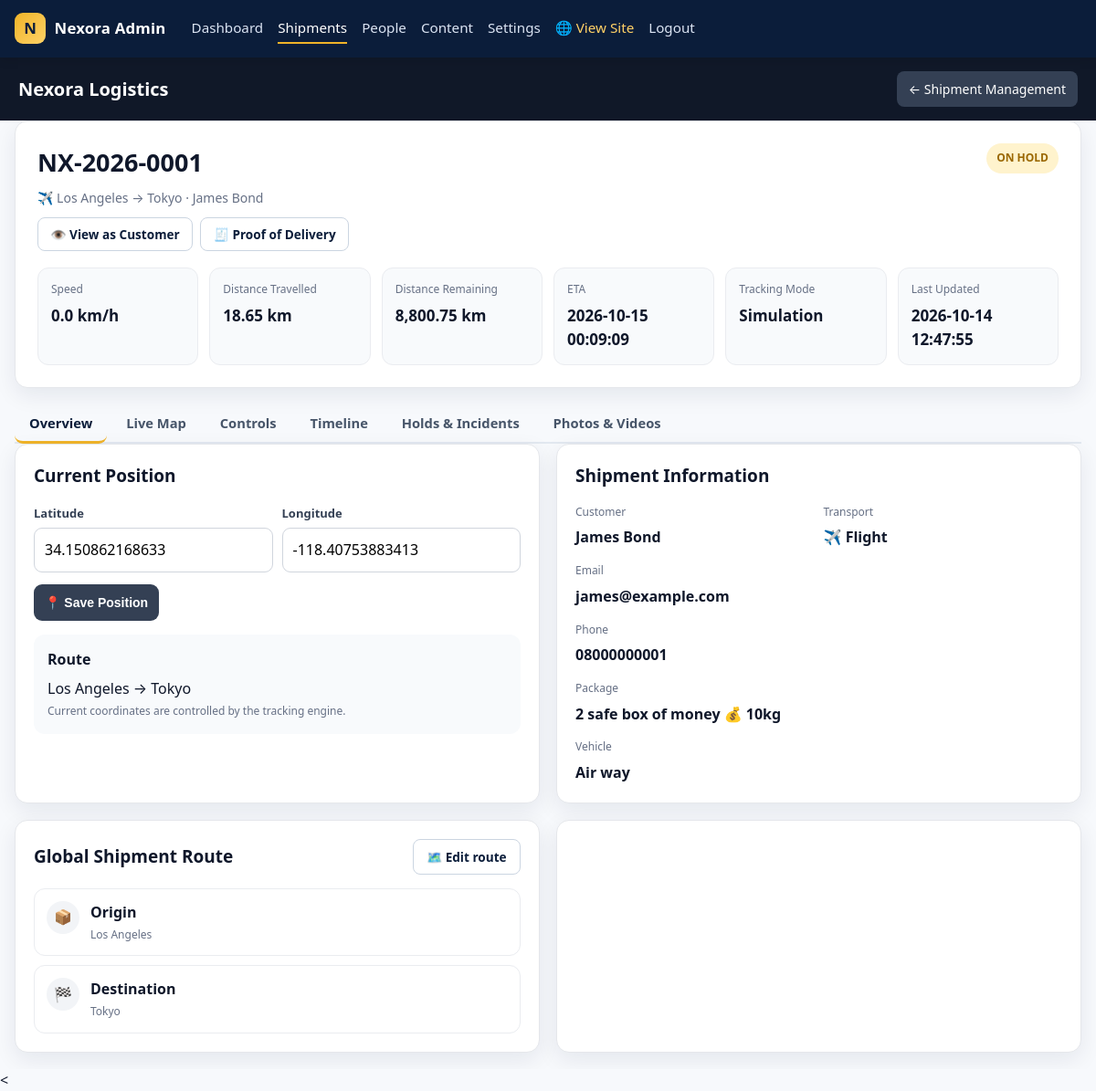
/admin/shipment-control.php?id=2 (signed in), run on the app's committed database.
### tables this page shows
CREATE TABLE shipments (id INTEGER PRIMARY KEY AUTOINCREMENT, tracking_number TEXT NOT NULL UNIQUE, customer_id INTEGER, customer_name TEXT NOT NULL, customer_email TEXT, customer_phone TEXT, package_description TEXT, transport_type TEXT NOT NULL DEFAULT 'vehicle', vehicle_name TEXT, vehicle_number TEXT, origin TEXT NOT NULL, destination TEXT NOT NULL, origin_lat REAL NOT NULL DEFAULT 0, origin_lng REAL NOT NULL DEFAULT 0, destination_lat REAL NOT NULL DEFAULT 0, destination_lng REAL NOT NULL DEFAULT 0, current_lat REAL NOT NULL DEFAULT 0, current_lng REAL NOT NULL DEFAULT 0, speed REAL NOT NULL DEFAULT 0, distance_total REAL NOT NULL DEFAULT 0, distance_travelled REAL NOT NULL DEFAULT 0, distance_remaining REAL NOT NULL DEFAULT 0, status TEXT NOT NULL DEFAULT 'pending', eta TEXT, estimated_delivery TEXT, tracking_mode TEXT NOT NULL DEFAULT 'simulation', last_update TEXT, created_at TEXT NOT NULL DEFAULT CURRENT_TIMESTAMP, updated_at TEXT NOT NULL DEFAULT CURRENT_TIMESTAMP, carrier_id INTEGER NULL, FOREIGN KEY(customer_id) REFERENCES customers(id) ON DELETE SET NULL);

CREATE TABLE tracking_controls (
    id INTEGER PRIMARY KEY AUTOINCREMENT,
    shipment_id INTEGER NOT NULL UNIQUE,
    is_running INTEGER NOT NULL DEFAULT 0,
    control_speed REAL NOT NULL DEFAULT 0,
    current_waypoint_id INTEGER,
    next_waypoint_id INTEGER,
    tracking_mode TEXT NOT NULL DEFAULT 'simulation',
    paused_reason TEXT,
    last_started_at TEXT,
    last_paused_at TEXT,
    updated_at TEXT NOT NULL DEFAULT CURRENT_TIMESTAMP, current_route_sequence INTEGER NOT NULL DEFAULT 0,
    FOREIGN KEY(shipment_id) REFERENCES shipments(id) ON DELETE CASCADE,
    FOREIGN KEY(current_waypoint_id) REFERENCES shipment_waypoints(id) ON DELETE SET NULL,
    FOREIGN KEY(next_waypoint_id) REFERENCES shipment_waypoints(id) ON DELETE SET NULL
);

### app/helpers.php (called while the page is built, shortened)
<?php
function nxWebBase(): string
{
    $script = str_replace('\\', '/', (string) ($_SERVER['SCRIPT_NAME'] ?? ''));
    $dir = rtrim(str_replace('\\', '/', dirname($script)), '/');
    if (preg_match('#^(.*?)/(?:admin/api|admin)$#', $dir, $m)) {
        $dir = $m[1];
    }
    return $dir === '/' ? '' : $dir;
}
function asset(string $path = ''): string
{
    return nxWebBase() . '/assets/' . ltrim($path, '/');
}

### public/admin/shipment-control.php (the view, shortened to what this page needs)
<?php
$db = Database::connection();
$rawShipmentId = $_GET['id'] ?? null;
$shipmentId = filter_var($rawShipmentId, FILTER_VALIDATE_INT);
$stmt = $db->prepare(
    'SELECT * FROM shipments WHERE id = :id LIMIT 1'
);
$stmt->execute(['id' => $shipmentId]);
$shipment = $stmt->fetch();
$controlStmt = $db->prepare(
    'SELECT * FROM tracking_controls
     WHERE shipment_id = :shipment_id
     LIMIT 1'
);
$controlStmt->execute([
    'shipment_id' => $shipmentId
]);
$control = $controlStmt->fetch();
function vhEscape($value): string
{
    return htmlspecialchars(
        (string) $value,
        ENT_QUOTES,
        'UTF-8'
    );
}
function vhTransportIcon($type, $vehicleName = ''): string {
    $v = strtolower($vehicleName . ' ' . $type);
    if (preg_match('/air|plane|flight|jet|aircraft/', $v)) return '✈️';
    return '🚚';
}
function vhStatusClass(string $status): string
{
    switch (strtolower($status)) {
        case 'on_hold':
        case 'held':
        case 'paused':
            return 'warning';
    }
}
$status = (string) $shipment['status'];
$mode = (string) (
    $control['tracking_mode']
    ?? $shipment['tracking_mode']
);
?>
<!DOCTYPE html>
<html lang="en">
<head>
    <link
        rel="stylesheet"
        href="https://unpkg.com/leaflet@1.9.4/dist/leaflet.css"
    >
<link rel="stylesheet" href="<?= asset('css/app.css') ?>">
<link href="<?= asset('vendor/maplibre/maplibre-gl.css') ?>" rel="stylesheet">
</head>
<body>
<header class="navbar">
  <a href="/admin/index.php" class="logo" style="text-decoration:none;color:inherit;">
    <span class="logo-badge">N</span><span class="logo-text">Nexora Admin</span>
  </a>
  <nav class="nav-links">
    <a href="/admin/index.php">Dashboard</a>
    <a href="/admin/shipments-hub.php" class="active">Shipments</a>
    <a href="/admin/people.php">People</a>
    <a href="/admin/content.php">Content</a>
    <a href="/admin/settings.php">Settings</a>
    <a href="/" target="_blank" rel="noopener" style="color:#ffd166 !important;">🌐 View Site</a>
    <a href="/admin/login.php?logout=1">Logout</a>
  </nav>
</header>
<header class="topbar">
    <div class="topbar-inner">
        <div class="brand">Nexora Logistics</div>
        <a
            class="back"
            href="/admin/shipment-management.php"
        >
            ← Shipment Management
        </a>
    </div>
</header>
<main class="container">
    <section class="card header">
        <div class="header-top">
            <div>
                <h1 class="tracking">
                    <?= vhEscape($shipment['tracking_number']) ?>
                </h1>
                <div class="route">
                    <?= vhTransportIcon((string) $shipment['transport_type'], (string) ($shipment['vehicle_name'] ?? '')) ?>
                    <?= vhEscape($shipment['origin']) ?>
                    →
                    <?= vhEscape($shipment['destination']) ?>
                    ·
                    <?= vhEscape($shipment['customer_name']) ?>
                </div>
                <div style="margin-top:.6rem;display:flex;gap:.5rem;flex-wrap:wrap;">
                    <a href="/track.php?id=<?= rawurlencode((string) $shipment['tracking_number']) ?>" target="_blank" rel="noopener" style="font-size:.85rem;font-weight:600;padding:.45rem .85rem;border-radius:8px;border:1px solid #cbd5e1;background:#fff;color:#0b1d3a;text-decoration:none;">👁️ View as Customer</a>
                    <a href="/admin/proof-of-delivery.php?id=<?= (int) $shipmentId ?>" style="font-size:.85rem;font-weight:600;padding:.45rem .85rem;border-radius:8px;border:1px solid #cbd5e1;background:#fff;color:#0b1d3a;text-decoration:none;">🧾 Proof of Delivery</a>
                </div>
            </div>
            <div>
                <span
                    id="shipment-status-badge"
                    class="badge <?= vhStatusClass($status) ?>"
                >
                    <?= vhEscape(strtoupper(str_replace('_', ' ', $status))) ?>
                </span>
            </div>
        </div>
        <div class="metrics">
            <div class="metric">
                <span class="metric-label">Speed</span>
                <span
                    class="metric-value"
                    id="shipment-speed"
                >
                    <?= number_format((float) $shipment['speed'], 1) ?>
                    km/h
                </span>
            </div>
            <div class="metric">
                <span class="metric-label">Distance Travelled</span>
                <span
                    class="metric-value"
                    id="shipment-distance-travelled"
                >
                    <?= number_format(
                        (float) $shipment['distance_travelled'],
                        2
                    ) ?>
                    km
                </span>
            </div>
            <div class="metric">
                <span class="metric-label">Distance Remaining</span>
                <span
                    class="metric-value"
                    id="shipment-distance-remaining"
                >
                    <?= number_format(
                        (float) $shipment['distance_remaining'],
                        2
                    ) ?>
                    km
                </span>
            </div>
            <div class="metric">
                <span class="metric-label">ETA</span>
                <span
                    class="metric-value"
                    id="shipment-eta"
                >
                    <?= vhEscape(
                        $shipment['eta'] ?: 'Calculating...'
                    ) ?>
                </span>
            </div>
            <div class="metric">
                <span class="metric-label">Tracking Mode</span>
                <span
                    class="metric-value"
                    id="shipment-mode"
                >
                    <?= vhEscape(ucfirst($mode)) ?>
                </span>
            </div>
            <div class="metric">
                <span class="metric-label">Last Updated</span>
                <span
                    class="metric-value"
                    id="shipment-updated"
                >
                    <?= vhEscape(
                        $shipment['last_update']
                        ?: $shipment['updated_at']
                    ) ?>
                </span>
            </div>
        </div>
    </section>
    <div class="grid">
        <section class="card">
            <h2>Current Position</h2>
            <div class="row">
                <div class="field">
                    <label for="current-latitude-input">
                        Latitude
                    </label>
                    <input
                        type="number"
                        id="current-latitude-input"
                        step="0.000001"
                        value="<?= vhEscape($shipment['current_lat']) ?>"
                    >
                </div>
                <div class="field">
                    <label for="current-longitude-input">
                        Longitude
                    </label>
                    <input
                        type="number"
                        id="current-longitude-input"
                        step="0.000001"
                        value="<?= vhEscape($shipment['current_lng']) ?>"
                    >
                </div>
            </div>
            <button
                type="button"
                class="dark"
                onclick="savePosition()"
            >
                📍 Save Position
            </button>
            <div class="location-box">
                <strong>Route</strong>
                <div style="margin-top:8px;">
                    <?= vhEscape($shipment['origin']) ?>
                    →
                    <?= vhEscape($shipment['destination']) ?>
                </div>
                <div class="route-meta">
                    Current coordinates are controlled by the
                    tracking engine.
                </div>
            </div>
        </section>
        <section class="card">
            <h2>Shipment Information</h2>
            <div class="row">
                <div>
                    <span class="metric-label">
                        Customer
                    </span>
                    <strong>
                        <?= vhEscape($shipment['customer_name']) ?>
                    </strong>
                </div>
                <div>
                    <span class="metric-label">
                        Transport
                    </span>
                    <strong>
                        <?= vhTransportIcon(
                            (string) $shipment['transport_type']
                        ) ?>
                        <?= vhEscape(
                            ucfirst(
                                (string) $shipment['transport_type']
                            )
                        ) ?>
                    </strong>
                </div>
            </div>
            <?php if (!empty($shipment['customer_email'])): ?>
                <div style="margin-top:15px;">
                    <span class="metric-label">
                        Email
                    </span>
                    <strong>
                        <?= vhEscape($shipment['customer_email']) ?>
                    </strong>
                </div>
            <?php endif; ?>
            <?php if (!empty($shipment['customer_phone'])): ?>
                <div style="margin-top:15px;">
                    <span class="metric-label">
                        Phone
                    </span>
                    <strong>
                        <?= vhEscape($shipment['customer_phone']) ?>
                    </strong>
                </div>
            <?php endif; ?>
            <?php if (!empty($shipment['package_description'])): ?>
                <div style="margin-top:15px;">
                    <span class="metric-label">
                        Package
                    </span>
                    <strong>
                        <?= vhEscape(
                            $shipment['package_description']
                        ) ?>
                    </strong>
                </div>
            <?php endif; ?>
            <?php if (!empty($shipment['vehicle_name'])): ?>
                <div style="margin-top:15px;">
                    <span class="metric-label">
                        Vehicle
                    </span>
                    <strong>
                        <?= vhEscape($shipment['vehicle_name']) ?>
                    </strong>
                </div>
            <?php endif; ?>
        </section>
    </div>
    <div class="grid">
        <section class="card">
            <h2 style="display:flex;align-items:center;gap:.75rem;justify-content:space-between;flex-wrap:wrap;">Global Shipment Route <a href="/admin/shipment-route.php?id=<?= (int)$shipmentId ?>" style="font-size:.85rem;font-weight:600;padding:.5rem .9rem;border-radius:8px;border:1px solid #cbd5e1;background:#fff;color:#0b1d3a;text-decoration:none;">🗺️ Edit route</a></h2>
            <div class="route-list">
                <div class="route-item">
                    <div class="route-icon">📦</div>
                    <div>
                        <div class="route-name">
                            Origin
                        </div>
                        <div class="route-meta">
                            <?= vhEscape($shipment['origin']) ?>
                        </div>
                    </div>
                </div>
                <div class="route-item">
                    <div class="route-icon">🏁</div>
                    <div>
                        <div class="route-name">
                            Destination
                        </div>
                        <div class="route-meta">
                            <?= vhEscape($shipment['destination']) ?>
                        </div>
                    </div>
                </div>
            </div>
        </section>
        <section class="card">
    </div>
</main>
<
</body>
</html>

### public/assets/css/app.css (style rules this page uses)
:root { --navy:#0b1d3a; --navy-2:#132a52; --gold:#f0b429; --gold-2:#ffd166; --blue:#2563eb; --ink:#0f172a; --muted:#5b6b85; --line:#e5e7eb; --bg:#f7f9fc; --card:#ffffff; --radius:14px; --shadow:0 8px 24px rgba(11,29,58,.08); }
* { box-sizing:border-box; }
html,body { margin:0;padding:0; }
body { font-family:'Plus Jakarta Sans',system-ui,-apple-system,Segoe UI,Roboto,sans-serif; background:var(--bg); color:var(--ink); line-height:1.55; -webkit-font-smoothing:antialiased; }
a { color:inherit; }
.container { max-width:1150px; margin:0 auto; padding:0 1rem; }
.navbar { position:sticky;top:0;z-index:50; display:flex;align-items:center;gap:1rem;flex-wrap:wrap; padding:.85rem 1rem; background:var(--navy); color:#fff; box-shadow:0 2px 12px rgba(0,0,0,.12); }
.navbar .logo { display:flex;align-items:center;gap:.6rem;font-weight:800;font-size:1.05rem; }
.logo-badge { display:inline-flex;align-items:center;justify-content:center; width:34px;height:34px;border-radius:9px; background:linear-gradient(135deg,var(--gold),var(--gold-2)); color:var(--navy);font-weight:900; }
.logo-text { letter-spacing:.2px; }
.nav-links { display:flex;gap:1.1rem;margin-left:1rem;flex-wrap:wrap; }
.nav-links a { color:#dbe4f3;text-decoration:none;font-weight:500;font-size:.95rem; padding:.25rem 0;border-bottom:2px solid transparent;transition:.15s; }
.nav-links a:hover,.nav-links a.active { color:#fff;border-bottom-color:var(--gold); }
.card { background:var(--card);border-radius:var(--radius); box-shadow:var(--shadow);border:1px solid var(--line); }
section { margin-bottom:2rem; }
html, body { overflow-x: hidden; max-width: 100vw; width: 100%; }
*, *::before, *::after { box-sizing: border-box; }
.container { overflow-x: hidden; max-width: 100%; }
section, main, header, footer, div { max-width: 100%; }
.navbar { padding: .9rem 1rem; gap: .75rem; row-gap: .5rem; }
.nav-links { gap: 1rem; flex-wrap: wrap; }
.nav-links a { white-space: nowrap; }

### data on the page
shipments: tracking_number "NX-2026-0001", transport_type+vehicle_name "✈️", origin "Los Angeles", destination "Tokyo", customer_name "James Bond", status "ON HOLD", speed "0.0", distance_travelled "18.65", distance_remaining "8,800.75", eta "2026-10-15 00:09:09", last_update "2026-10-14 12:47:55", current_lat "34.150862168633", current_lng "-118.40753883413", transport_type "✈️", transport_type "Flight", customer_email "james@example.com", customer_phone "08000000001", package_description "2 safe box of money 💰 10kg", vehicle_name "Air way"
tracking_controls: tracking_mode "Simulation"
